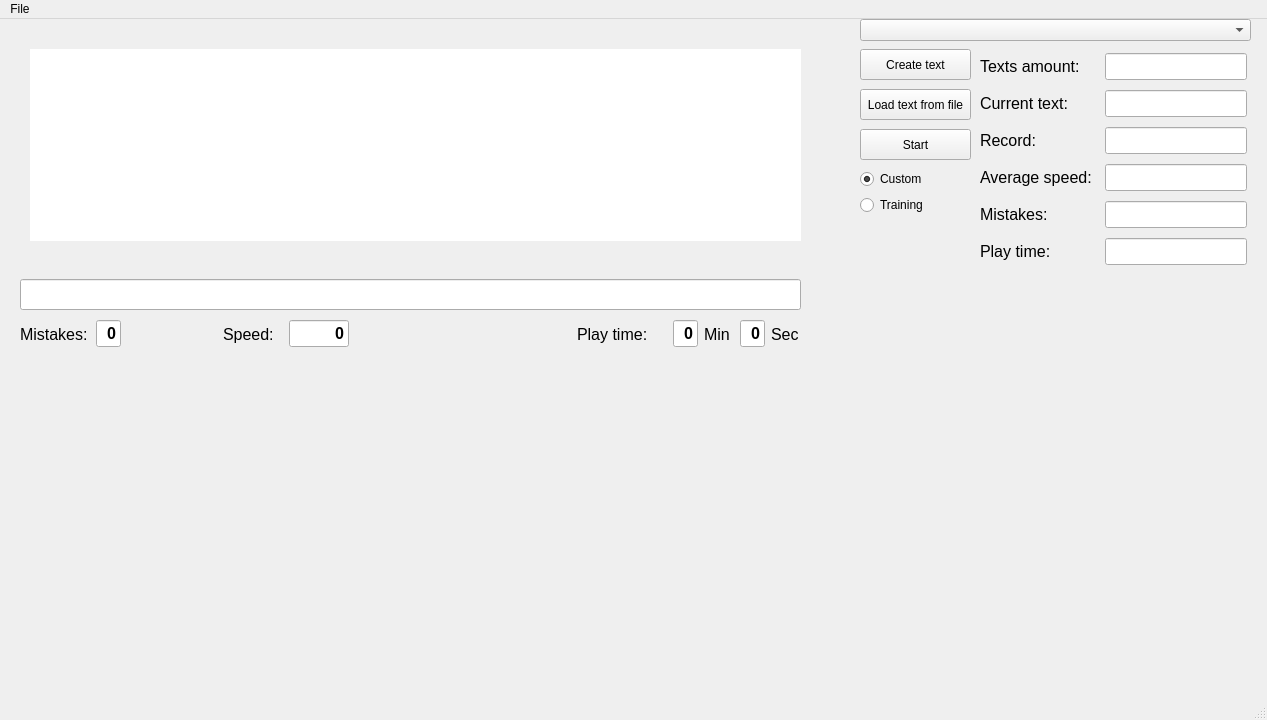
<?xml version="1.0" encoding="UTF-8"?>
<ui version="4.0">
 <class>MainWindow</class>
 <widget class="QMainWindow" name="MainWindow">
  <property name="enabled">
   <bool>true</bool>
  </property>
  <property name="geometry">
   <rect>
    <x>0</x>
    <y>0</y>
    <width>1267</width>
    <height>720</height>
   </rect>
  </property>
  <property name="windowTitle">
   <string>MainWindow</string>
  </property>
  <property name="tabShape">
   <enum>QTabWidget::Rounded</enum>
  </property>
  <widget class="QWidget" name="centralwidget">
   <widget class="QTextBrowser" name="textBrowser">
    <property name="geometry">
     <rect>
      <x>30</x>
      <y>30</y>
      <width>771</width>
      <height>192</height>
     </rect>
    </property>
    <property name="font">
     <font>
      <pointsize>16</pointsize>
     </font>
    </property>
    <property name="focusPolicy">
     <enum>Qt::NoFocus</enum>
    </property>
    <property name="frameShape">
     <enum>QFrame::NoFrame</enum>
    </property>
    <property name="frameShadow">
     <enum>QFrame::Sunken</enum>
    </property>
    <property name="textInteractionFlags">
     <set>Qt::NoTextInteraction</set>
    </property>
   </widget>
   <widget class="QPushButton" name="butLoadtextFromFile">
    <property name="geometry">
     <rect>
      <x>860</x>
      <y>70</y>
      <width>111</width>
      <height>31</height>
     </rect>
    </property>
    <property name="text">
     <string>Load text from file</string>
    </property>
   </widget>
   <widget class="QPushButton" name="butStart">
    <property name="geometry">
     <rect>
      <x>860</x>
      <y>110</y>
      <width>111</width>
      <height>31</height>
     </rect>
    </property>
    <property name="text">
     <string>Start</string>
    </property>
   </widget>
   <widget class="QPushButton" name="butCreateTextFromFile">
    <property name="geometry">
     <rect>
      <x>860</x>
      <y>30</y>
      <width>111</width>
      <height>31</height>
     </rect>
    </property>
    <property name="text">
     <string>Create text</string>
    </property>
   </widget>
   <widget class="QComboBox" name="comboBoxSelectBook">
    <property name="geometry">
     <rect>
      <x>860</x>
      <y>0</y>
      <width>391</width>
      <height>22</height>
     </rect>
    </property>
    <property name="font">
     <font>
      <pointsize>11</pointsize>
      <italic>false</italic>
      <bold>false</bold>
      <underline>false</underline>
      <kerning>false</kerning>
     </font>
    </property>
    <property name="mouseTracking">
     <bool>false</bool>
    </property>
    <property name="tabletTracking">
     <bool>false</bool>
    </property>
    <property name="focusPolicy">
     <enum>Qt::ClickFocus</enum>
    </property>
    <property name="layoutDirection">
     <enum>Qt::LeftToRight</enum>
    </property>
    <property name="autoFillBackground">
     <bool>false</bool>
    </property>
    <property name="editable">
     <bool>false</bool>
    </property>
    <property name="currentText">
     <string/>
    </property>
    <property name="currentIndex">
     <number>-1</number>
    </property>
    <property name="iconSize">
     <size>
      <width>16</width>
      <height>16</height>
     </size>
    </property>
   </widget>
   <widget class="QWidget" name="layoutWidget">
    <property name="geometry">
     <rect>
      <x>980</x>
      <y>30</y>
      <width>267</width>
      <height>221</height>
     </rect>
    </property>
    <layout class="QVBoxLayout" name="verticalLayout">
     <property name="sizeConstraint">
      <enum>QLayout::SetDefaultConstraint</enum>
     </property>
     <item>
      <layout class="QHBoxLayout" name="horizontalLayout_2">
       <item>
        <widget class="QLabel" name="labelTextsAmount">
         <property name="minimumSize">
          <size>
           <width>90</width>
           <height>0</height>
          </size>
         </property>
         <property name="font">
          <font>
           <pointsize>12</pointsize>
          </font>
         </property>
         <property name="text">
          <string>Texts amount:</string>
         </property>
        </widget>
       </item>
       <item>
        <widget class="QLineEdit" name="lineEditTextsAmount">
         <property name="enabled">
          <bool>true</bool>
         </property>
         <property name="sizePolicy">
          <sizepolicy hsizetype="Fixed" vsizetype="Fixed">
           <horstretch>0</horstretch>
           <verstretch>0</verstretch>
          </sizepolicy>
         </property>
         <property name="font">
          <font>
           <pointsize>12</pointsize>
          </font>
         </property>
         <property name="focusPolicy">
          <enum>Qt::NoFocus</enum>
         </property>
         <property name="alignment">
          <set>Qt::AlignRight|Qt::AlignTrailing|Qt::AlignVCenter</set>
         </property>
         <property name="readOnly">
          <bool>true</bool>
         </property>
        </widget>
       </item>
      </layout>
     </item>
     <item>
      <layout class="QHBoxLayout" name="horizontalLayout_3">
       <item>
        <widget class="QLabel" name="labelCurrentText">
         <property name="minimumSize">
          <size>
           <width>90</width>
           <height>0</height>
          </size>
         </property>
         <property name="font">
          <font>
           <pointsize>12</pointsize>
          </font>
         </property>
         <property name="text">
          <string>Current text:</string>
         </property>
        </widget>
       </item>
       <item>
        <widget class="QLineEdit" name="lineEditCurrentText">
         <property name="sizePolicy">
          <sizepolicy hsizetype="Fixed" vsizetype="Fixed">
           <horstretch>0</horstretch>
           <verstretch>0</verstretch>
          </sizepolicy>
         </property>
         <property name="font">
          <font>
           <pointsize>12</pointsize>
          </font>
         </property>
         <property name="focusPolicy">
          <enum>Qt::NoFocus</enum>
         </property>
         <property name="alignment">
          <set>Qt::AlignRight|Qt::AlignTrailing|Qt::AlignVCenter</set>
         </property>
         <property name="readOnly">
          <bool>true</bool>
         </property>
        </widget>
       </item>
      </layout>
     </item>
     <item>
      <layout class="QHBoxLayout" name="horizontalLayout">
       <item>
        <widget class="QLabel" name="labelRecord">
         <property name="minimumSize">
          <size>
           <width>90</width>
           <height>0</height>
          </size>
         </property>
         <property name="font">
          <font>
           <pointsize>12</pointsize>
          </font>
         </property>
         <property name="text">
          <string>Record:</string>
         </property>
        </widget>
       </item>
       <item>
        <widget class="QLineEdit" name="lineEditRecord">
         <property name="sizePolicy">
          <sizepolicy hsizetype="Fixed" vsizetype="Fixed">
           <horstretch>0</horstretch>
           <verstretch>0</verstretch>
          </sizepolicy>
         </property>
         <property name="font">
          <font>
           <pointsize>12</pointsize>
          </font>
         </property>
         <property name="focusPolicy">
          <enum>Qt::NoFocus</enum>
         </property>
         <property name="alignment">
          <set>Qt::AlignRight|Qt::AlignTrailing|Qt::AlignVCenter</set>
         </property>
         <property name="readOnly">
          <bool>true</bool>
         </property>
        </widget>
       </item>
      </layout>
     </item>
     <item>
      <layout class="QHBoxLayout" name="horizontalLayout_5">
       <item>
        <widget class="QLabel" name="labelAverageSpeed">
         <property name="minimumSize">
          <size>
           <width>90</width>
           <height>0</height>
          </size>
         </property>
         <property name="font">
          <font>
           <pointsize>12</pointsize>
          </font>
         </property>
         <property name="text">
          <string>Average speed:</string>
         </property>
        </widget>
       </item>
       <item>
        <widget class="QLineEdit" name="lineEditSpeed">
         <property name="sizePolicy">
          <sizepolicy hsizetype="Fixed" vsizetype="Fixed">
           <horstretch>0</horstretch>
           <verstretch>0</verstretch>
          </sizepolicy>
         </property>
         <property name="font">
          <font>
           <pointsize>12</pointsize>
          </font>
         </property>
         <property name="focusPolicy">
          <enum>Qt::NoFocus</enum>
         </property>
         <property name="alignment">
          <set>Qt::AlignRight|Qt::AlignTrailing|Qt::AlignVCenter</set>
         </property>
         <property name="readOnly">
          <bool>true</bool>
         </property>
        </widget>
       </item>
      </layout>
     </item>
     <item>
      <layout class="QHBoxLayout" name="horizontalLayout_6">
       <item>
        <widget class="QLabel" name="labelMistakes">
         <property name="minimumSize">
          <size>
           <width>90</width>
           <height>0</height>
          </size>
         </property>
         <property name="font">
          <font>
           <pointsize>12</pointsize>
          </font>
         </property>
         <property name="text">
          <string>Mistakes:</string>
         </property>
        </widget>
       </item>
       <item>
        <widget class="QLineEdit" name="lineEditMistakes">
         <property name="sizePolicy">
          <sizepolicy hsizetype="Fixed" vsizetype="Fixed">
           <horstretch>0</horstretch>
           <verstretch>0</verstretch>
          </sizepolicy>
         </property>
         <property name="font">
          <font>
           <pointsize>12</pointsize>
          </font>
         </property>
         <property name="focusPolicy">
          <enum>Qt::NoFocus</enum>
         </property>
         <property name="alignment">
          <set>Qt::AlignRight|Qt::AlignTrailing|Qt::AlignVCenter</set>
         </property>
         <property name="readOnly">
          <bool>true</bool>
         </property>
        </widget>
       </item>
      </layout>
     </item>
     <item>
      <layout class="QHBoxLayout" name="horizontalLayout_4">
       <item>
        <widget class="QLabel" name="labelPlayTime">
         <property name="minimumSize">
          <size>
           <width>90</width>
           <height>0</height>
          </size>
         </property>
         <property name="font">
          <font>
           <pointsize>12</pointsize>
          </font>
         </property>
         <property name="text">
          <string>Play time:</string>
         </property>
        </widget>
       </item>
       <item>
        <widget class="QLineEdit" name="lineEditPlayTime">
         <property name="sizePolicy">
          <sizepolicy hsizetype="Fixed" vsizetype="Fixed">
           <horstretch>0</horstretch>
           <verstretch>0</verstretch>
          </sizepolicy>
         </property>
         <property name="font">
          <font>
           <pointsize>12</pointsize>
          </font>
         </property>
         <property name="focusPolicy">
          <enum>Qt::NoFocus</enum>
         </property>
         <property name="alignment">
          <set>Qt::AlignRight|Qt::AlignTrailing|Qt::AlignVCenter</set>
         </property>
         <property name="readOnly">
          <bool>true</bool>
         </property>
        </widget>
       </item>
      </layout>
     </item>
    </layout>
   </widget>
   <widget class="QWidget" name="layoutWidget">
    <property name="geometry">
     <rect>
      <x>20</x>
      <y>260</y>
      <width>781</width>
      <height>73</height>
     </rect>
    </property>
    <layout class="QVBoxLayout" name="verticalLayout_2">
     <item>
      <widget class="QLineEdit" name="lineEditField">
       <property name="font">
        <font>
         <pointsize>14</pointsize>
        </font>
       </property>
      </widget>
     </item>
     <item>
      <layout class="QHBoxLayout" name="horizontalLayout_9">
       <item>
        <layout class="QHBoxLayout" name="horizontalLayout_7">
         <item>
          <widget class="QLabel" name="labelCurrentMistakes">
           <property name="minimumSize">
            <size>
             <width>70</width>
             <height>0</height>
            </size>
           </property>
           <property name="font">
            <font>
             <pointsize>12</pointsize>
            </font>
           </property>
           <property name="text">
            <string>Mistakes:</string>
           </property>
          </widget>
         </item>
         <item>
          <widget class="QLineEdit" name="lineEditCurrentMistakes">
           <property name="enabled">
            <bool>true</bool>
           </property>
           <property name="minimumSize">
            <size>
             <width>25</width>
             <height>0</height>
            </size>
           </property>
           <property name="maximumSize">
            <size>
             <width>2</width>
             <height>16777215</height>
            </size>
           </property>
           <property name="font">
            <font>
             <pointsize>12</pointsize>
             <bold>true</bold>
             <stylestrategy>PreferDefault</stylestrategy>
            </font>
           </property>
           <property name="focusPolicy">
            <enum>Qt::NoFocus</enum>
           </property>
           <property name="acceptDrops">
            <bool>true</bool>
           </property>
           <property name="layoutDirection">
            <enum>Qt::LeftToRight</enum>
           </property>
           <property name="autoFillBackground">
            <bool>false</bool>
           </property>
           <property name="text">
            <string>0</string>
           </property>
           <property name="frame">
            <bool>true</bool>
           </property>
           <property name="alignment">
            <set>Qt::AlignRight|Qt::AlignTrailing|Qt::AlignVCenter</set>
           </property>
           <property name="readOnly">
            <bool>true</bool>
           </property>
           <property name="clearButtonEnabled">
            <bool>false</bool>
           </property>
          </widget>
         </item>
         <item>
          <widget class="QLabel" name="labelCurrentMistakesPercent">
           <property name="minimumSize">
            <size>
             <width>90</width>
             <height>0</height>
            </size>
           </property>
           <property name="font">
            <font>
             <pointsize>12</pointsize>
            </font>
           </property>
           <property name="text">
            <string/>
           </property>
          </widget>
         </item>
         <item>
          <layout class="QHBoxLayout" name="horizontalLayout_10">
           <item>
            <widget class="QLabel" name="labelCurrentSpeed">
             <property name="minimumSize">
              <size>
               <width>60</width>
               <height>0</height>
              </size>
             </property>
             <property name="font">
              <font>
               <pointsize>12</pointsize>
              </font>
             </property>
             <property name="text">
              <string>Speed:</string>
             </property>
            </widget>
           </item>
           <item>
            <widget class="QLineEdit" name="lineEditCurrentSpeed">
             <property name="minimumSize">
              <size>
               <width>60</width>
               <height>0</height>
              </size>
             </property>
             <property name="maximumSize">
              <size>
               <width>25</width>
               <height>16777215</height>
              </size>
             </property>
             <property name="font">
              <font>
               <pointsize>12</pointsize>
               <bold>true</bold>
              </font>
             </property>
             <property name="focusPolicy">
              <enum>Qt::NoFocus</enum>
             </property>
             <property name="layoutDirection">
              <enum>Qt::LeftToRight</enum>
             </property>
             <property name="text">
              <string>0</string>
             </property>
             <property name="alignment">
              <set>Qt::AlignRight|Qt::AlignTrailing|Qt::AlignVCenter</set>
             </property>
             <property name="readOnly">
              <bool>true</bool>
             </property>
            </widget>
           </item>
          </layout>
         </item>
         <item>
          <spacer name="horizontalSpacer">
           <property name="orientation">
            <enum>Qt::Horizontal</enum>
           </property>
           <property name="sizeHint" stdset="0">
            <size>
             <width>700</width>
             <height>20</height>
            </size>
           </property>
          </spacer>
         </item>
        </layout>
       </item>
       <item>
        <layout class="QHBoxLayout" name="horizontalLayout_8">
         <item>
          <widget class="QLabel" name="labelCurrentPlayTime">
           <property name="minimumSize">
            <size>
             <width>90</width>
             <height>0</height>
            </size>
           </property>
           <property name="font">
            <font>
             <pointsize>12</pointsize>
            </font>
           </property>
           <property name="text">
            <string>Play time:</string>
           </property>
          </widget>
         </item>
         <item>
          <widget class="QLineEdit" name="lineEditMinutes">
           <property name="minimumSize">
            <size>
             <width>25</width>
             <height>0</height>
            </size>
           </property>
           <property name="maximumSize">
            <size>
             <width>25</width>
             <height>16777215</height>
            </size>
           </property>
           <property name="font">
            <font>
             <pointsize>12</pointsize>
             <bold>true</bold>
            </font>
           </property>
           <property name="focusPolicy">
            <enum>Qt::NoFocus</enum>
           </property>
           <property name="layoutDirection">
            <enum>Qt::LeftToRight</enum>
           </property>
           <property name="text">
            <string>0</string>
           </property>
           <property name="alignment">
            <set>Qt::AlignRight|Qt::AlignTrailing|Qt::AlignVCenter</set>
           </property>
           <property name="readOnly">
            <bool>true</bool>
           </property>
          </widget>
         </item>
         <item>
          <widget class="QLabel" name="labelCurrentMinutes">
           <property name="minimumSize">
            <size>
             <width>30</width>
             <height>0</height>
            </size>
           </property>
           <property name="maximumSize">
            <size>
             <width>30</width>
             <height>16777215</height>
            </size>
           </property>
           <property name="font">
            <font>
             <pointsize>12</pointsize>
            </font>
           </property>
           <property name="text">
            <string>Min</string>
           </property>
          </widget>
         </item>
         <item>
          <widget class="QLineEdit" name="lineEditSeconds">
           <property name="minimumSize">
            <size>
             <width>25</width>
             <height>0</height>
            </size>
           </property>
           <property name="maximumSize">
            <size>
             <width>25</width>
             <height>16777215</height>
            </size>
           </property>
           <property name="font">
            <font>
             <pointsize>12</pointsize>
             <bold>true</bold>
            </font>
           </property>
           <property name="focusPolicy">
            <enum>Qt::NoFocus</enum>
           </property>
           <property name="layoutDirection">
            <enum>Qt::LeftToRight</enum>
           </property>
           <property name="text">
            <string>0</string>
           </property>
           <property name="echoMode">
            <enum>QLineEdit::Normal</enum>
           </property>
           <property name="alignment">
            <set>Qt::AlignRight|Qt::AlignTrailing|Qt::AlignVCenter</set>
           </property>
           <property name="readOnly">
            <bool>true</bool>
           </property>
          </widget>
         </item>
         <item>
          <widget class="QLabel" name="labelCurrentSec">
           <property name="minimumSize">
            <size>
             <width>30</width>
             <height>0</height>
            </size>
           </property>
           <property name="maximumSize">
            <size>
             <width>30</width>
             <height>16777215</height>
            </size>
           </property>
           <property name="font">
            <font>
             <pointsize>12</pointsize>
            </font>
           </property>
           <property name="text">
            <string>Sec</string>
           </property>
          </widget>
         </item>
        </layout>
       </item>
      </layout>
     </item>
    </layout>
   </widget>
   <widget class="QWidget" name="">
    <property name="geometry">
     <rect>
      <x>860</x>
      <y>150</y>
      <width>111</width>
      <height>48</height>
     </rect>
    </property>
    <layout class="QVBoxLayout" name="verticalLayout_3">
     <item>
      <widget class="QRadioButton" name="radioButtonCustom">
       <property name="text">
        <string>Custom</string>
       </property>
       <property name="checked">
        <bool>true</bool>
       </property>
      </widget>
     </item>
     <item>
      <widget class="QRadioButton" name="radioButtonTraining">
       <property name="text">
        <string>Training</string>
       </property>
       <property name="checked">
        <bool>false</bool>
       </property>
      </widget>
     </item>
    </layout>
   </widget>
  </widget>
  <widget class="QMenuBar" name="menubar">
   <property name="geometry">
    <rect>
     <x>0</x>
     <y>0</y>
     <width>1267</width>
     <height>22</height>
    </rect>
   </property>
   <widget class="QMenu" name="menuFile">
    <property name="title">
     <string>File</string>
    </property>
   </widget>
   <addaction name="menuFile"/>
  </widget>
  <widget class="QStatusBar" name="statusbar"/>
 </widget>
 <resources/>
 <connections/>
</ui>
